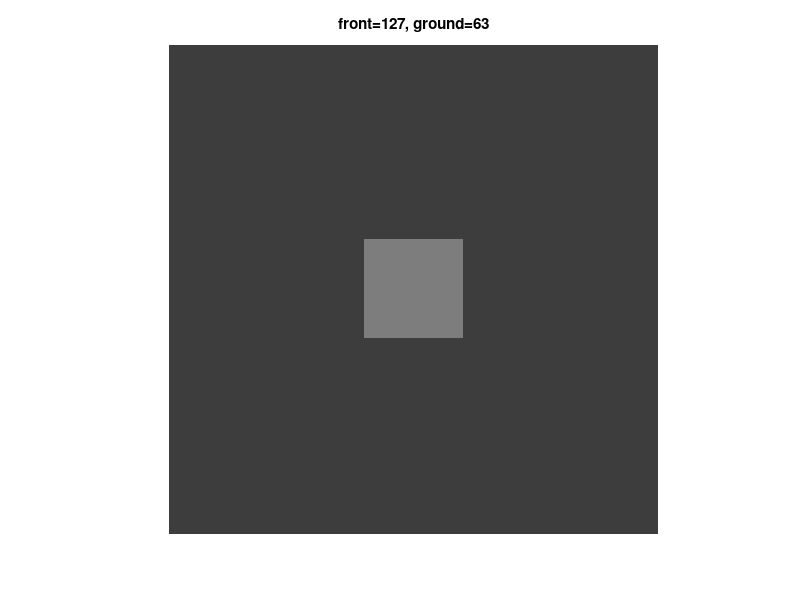
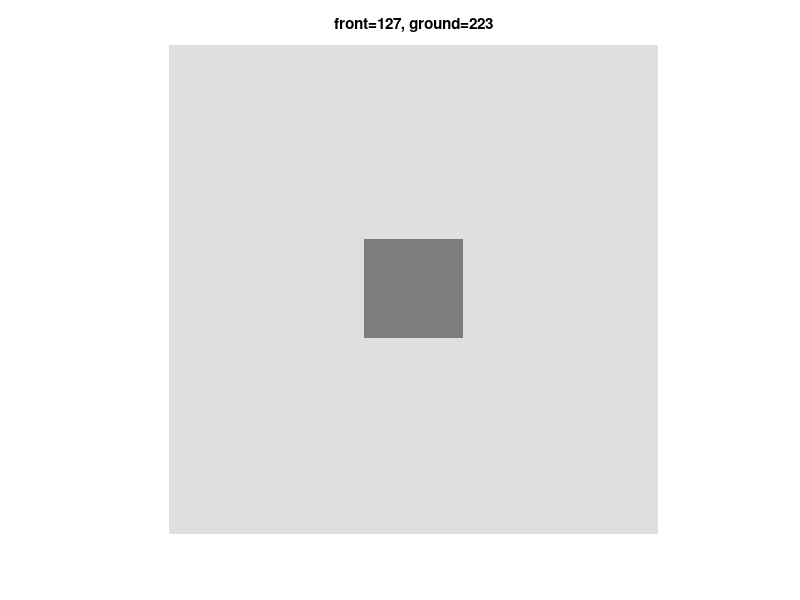
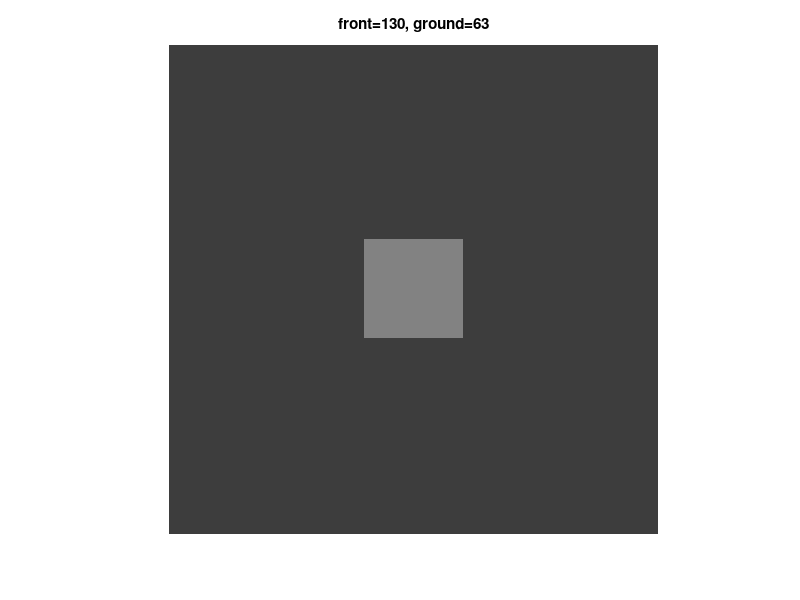
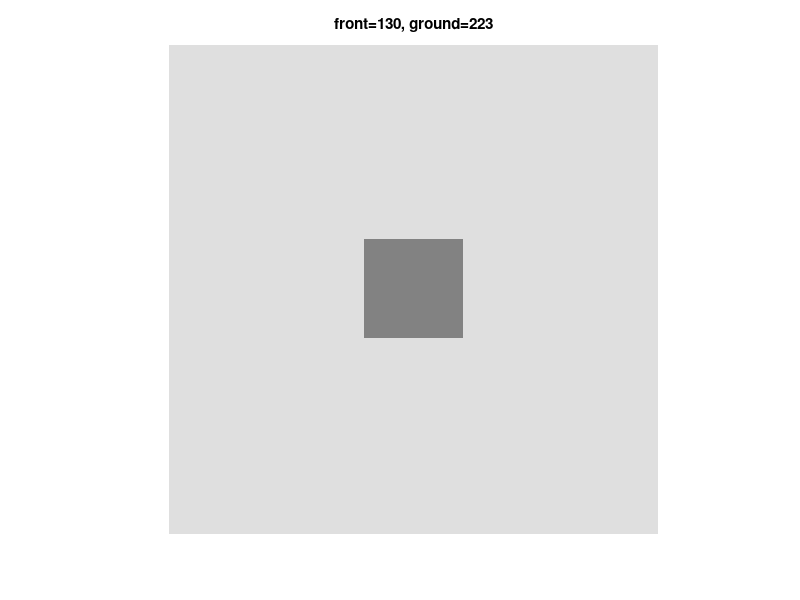

These charts were generated, in order, by the following MATLAB code:
%%
clear all
% Set the length and width of the picture
m = 400;
n = 400;
% Set the bottom gray level of the first picture
ground_gray1 = 63;
X1 = ones(m,n)*ground_gray1;
% Set the bottom gray level of the second image
ground_gray2 = 223;
X2 = ones(m,n)*ground_gray2;
% Set common surface gray scale
front_gray = 127;
% Set the position of the point on the upper left corner of the surface
m0 = 160;
n0 = 160;
% Surface width
step = 80;
% Assign value to surface gray level
X1(m0:m0+step,n0:n0+step) = front_gray;
% Show comparison chart
figure,imshow(uint8(X1));
title("front=127, ground=63")
X2(m0:m0+step,n0:n0+step)=front_gray;
figure,imshow(uint8(X2));
title("front=127, ground=223")

% changing the small square gray level to make it equally bright in both

front_gray = 130;
% Assign value to surface gray level
X1(m0:m0+step,n0:n0+step) = front_gray;
% Show comparison chart
figure,imshow(uint8(X1));
title("front=130, ground=63")
X2(m0:m0+step,n0:n0+step)=front_gray;
figure,imshow(uint8(X2));
title("front=130, ground=223")